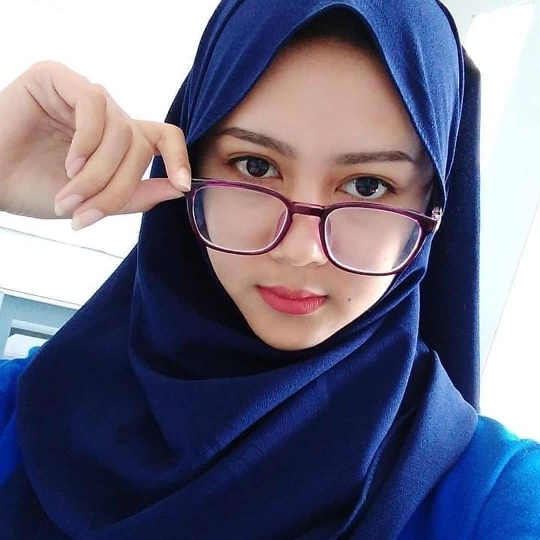
%> input picture ImageProcess/FFT2Compress/Syifa.jpg, 1079 x 1079 px (shown at 1/2 size)
$ octave Untitled2.m   (GNU Octave 9; MATLAB toolbox functions it lacks are replaced by stand-ins)
%> lines starting %> are read from the running program, lines starting %| are printed output that depends on the picture; in (x1, y1, x2, y2) boxes, pixels count from 0 and x2, y2 are one past the last pixel; in counts of white or black regions, pixels touching at a corner belong together; the program's own positions count from 1
clear all, close all, clc
A = imread('D:\DONNY\Documents\MATLAB\Pengolahan Citra\FFT2\Syifa.jpg');
%> A is the input picture: size 1079x1079x3 uint8; mean R, G, B 108.3, 107.5, 129.9
B = rgb2gray(A);
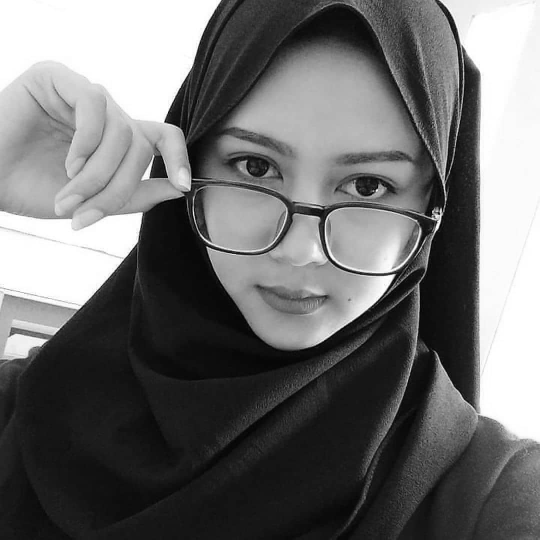
%> B: size 1079x1079 uint8 (shown at 1/2 size); min 0, max 255, mean 110.3
figure
imagesc(256-A)
set(gcf,'Position',[100 100 600 800])
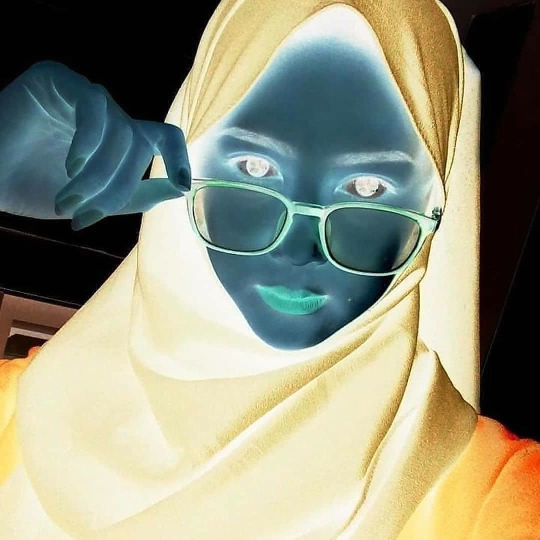
%> displayed picture: size 1079x1079x3, on the screen's scale of 0 to 255 (shown at 1/2 size); mean R, G, B 147.6, 148.5, 126.1
%% FFT Compression
Bt=fft2(B);    % B is grayscale image from above
Blog = log(abs(fftshift(Bt))+1); % put FFT on log-scale
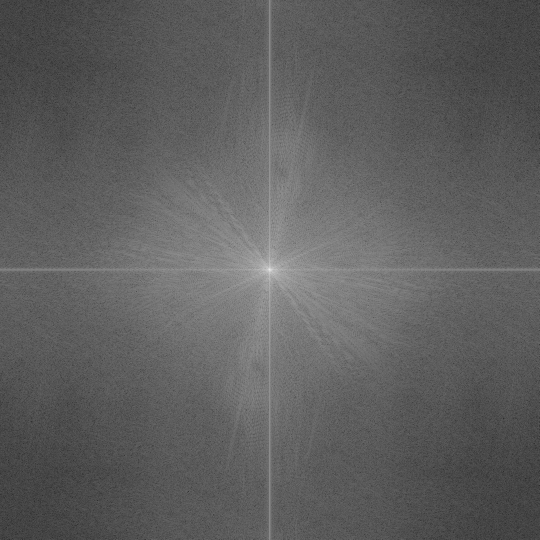
%> Blog: size 1079x1079 double (shown at 1/2 size); min 1.49, max 18.67, mean 7.89; drawn with min black and max white
imshow(256-mat2gray(Blog),[]);
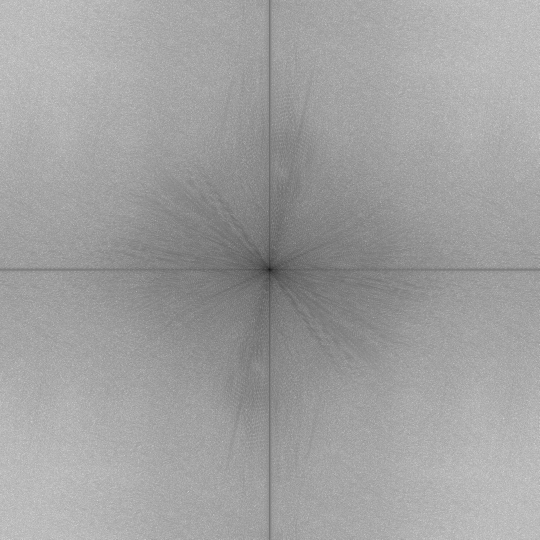
%> displayed picture: size 1079x1079, on the screen's scale of 0 to 255 (shown at 1/2 size); min 0, max 255, mean 160
set(gcf,'Position',[100 100 600 800])
%% Zero out all small coefficients and inverse transform
Btsort = sort(abs(Bt(:)));  % Sort by magnitude
counter = 1;
for keep=[.99 .05 .01 .002]
    subplot(2,2,counter)
    thresh = Btsort(floor((1-keep)*length(Btsort)));
    ind = abs(Bt)>thresh;      % Find small indices
    Atlow = Bt.*ind;           % Threshold small indices
    Alow=uint8(ifft2(Atlow));  % Compressed image
    imshow(Alow)      % Plot Reconstruction
    title(['', num2str(keep*100), '%'], 'FontSize',36)
    counter=counter+1;
end
%> this loop made 4 passes
%> thresh on passes 1 to 4: 153.1, 32222.7, 94481.4, 287939.2
%> pass 1, `ind = abs(Bt)>thresh;`:
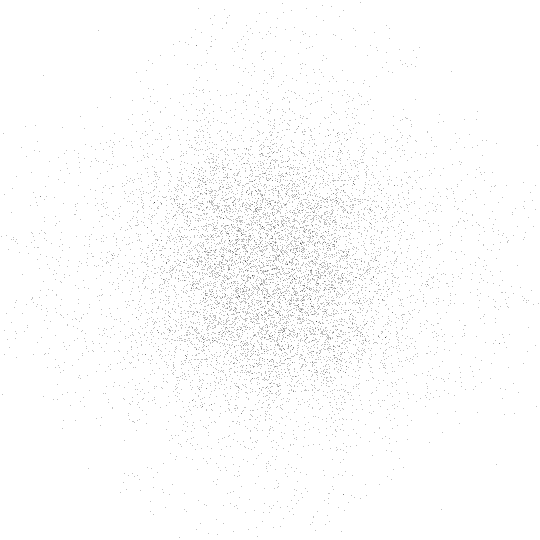
%> ind: size 1079x1079 logical (shown at 1/2 size); 99% white; black in thin lines or dots
%> pass 3, `ind = abs(Bt)>thresh;`:
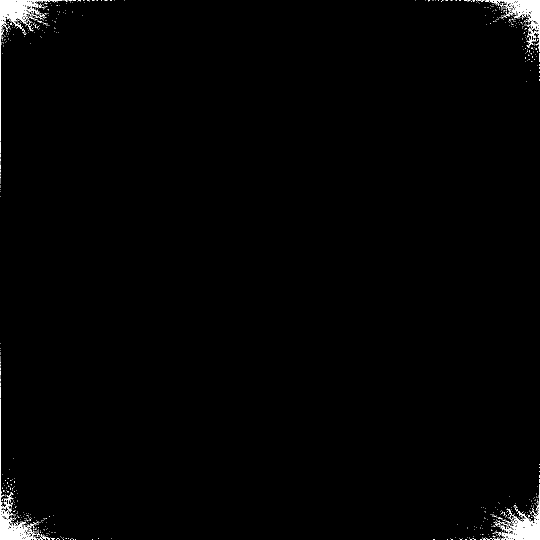
%> ind: size 1079x1079 logical (shown at 1/2 size); 1% white; 989 white regions (961 under 20 px), largest, box (x1, y1, x2, y2) and area: (0, 0, 98, 282) 2425, (0, 798, 85, 1079) 2130, (1007, 1017, 1079, 1079) 1967
%> after the loop, counter = 5
set(gcf,'Position',[100 100 600 800])

%% Surface Print
surf(Alow(10:10:end,10:10:end))
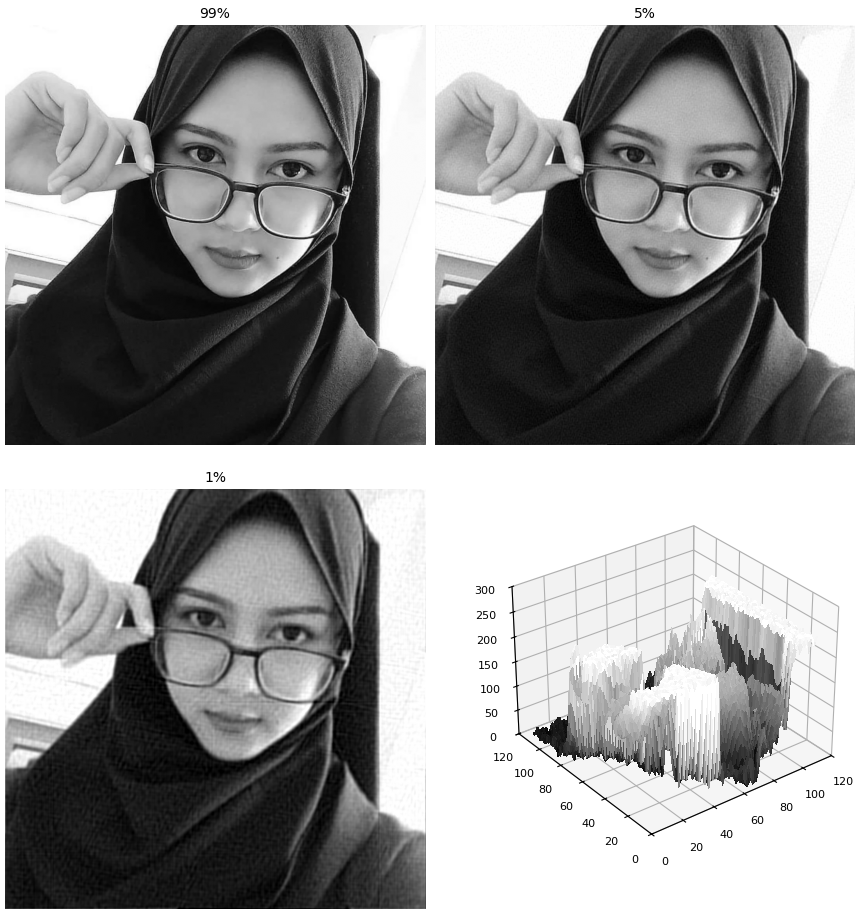
%> figure redrawn from the program's plot data, 4 panels
